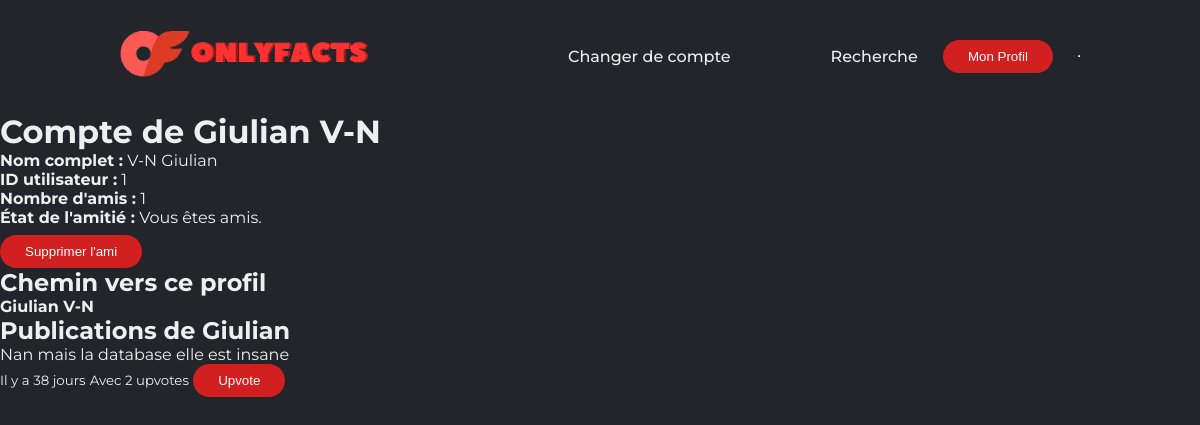
Screenshot of /profile/1 (signed in) with the database file from the repository.
### tables this page shows
CREATE TABLE users(USER_ID INTEGER PRIMARY KEY,FIRST_NAME TEXT,LAST_NAME TEXT,PASSWORD TEXT);

CREATE TABLE posts(POST_ID INTEGER PRIMARY KEY,AUTHOR INTEGER,BODY TEXT,DATE TEXT,FOREIGN KEY (AUTHOR) REFERENCES users(USER_ID));

### apps/routes.py (the view)
@app.route('/profile/<id>', methods = ['GET'])
def profile(id):
    if g.utilisateur is None:
        return redirect(location="/login")
    if id == -1:
        u_profil = g.utilisateur
    else:
        u_profil = get_utilisateur_par_id(int(id))
    if u_profil is None:
        return redirect(location="/login")
    else:
        return render_template('profil.html', titre='Profil', utilisateur=u_profil, moncompte=(u_profil["id"] == g.utilisateur["id"]), len_amis=len(get_tous_les_amis(u_profil["id"])), est_ami=est_ami(g.utilisateur["id"], u_profil["id"]), posts_utilisateur=liste_post_fini_auteur(utilisateur_id=u_profil["id"]),lien = [get_utilisateur_par_id(i) for i in get_lien_minimum(g.utilisateur["id"],u_profil["id"])])

### apps/db.py (called while the page is built)
def ouvrir_database() -> tuple[sqlite3.Connection, sqlite3.Cursor]:
    try:
        db_connection : sqlite3.Connection = sqlite3.connect("OF_database.db")
        db_cursor : sqlite3.Cursor = db_connection.cursor()
        return db_connection, db_cursor
    except sqlite3.Error as error:
        raise error

def fermer_database(db_connection : sqlite3.Connection) -> None:
    try:
        db_connection.commit()
        db_connection.close()
    except sqlite3.Error as error:
        raise error

def convert_utilisateur_dict(utilisateur) -> dict:
    return {"id":utilisateur[0],"prenom":utilisateur[1],"nom":utilisateur[2],"mdp":utilisateur[3]}

def get_utilisateur_par_id(id_utilisateur : int) -> dict:
    db_connection, db_cursor = ouvrir_database()
    try:
        db_cursor.execute(f'SELECT * FROM users WHERE USER_ID={id_utilisateur};')
        user = db_cursor.fetchone()
        fermer_database(db_connection)
        return user if user == None else convert_utilisateur_dict(user)
    except sqlite3.Error as error:
        raise error

def convert_post_dict(post) -> dict:
    return {"id":post[0],"author_id":post[1],"body":post[2],"created":post[3]}

def get_posts_avec_infos_auteur(search="", utilisateur_id=None):
    posts_prepares = []
    posts_avec_mots = get_tous_post_par_auteur(utilisateur_id)
    for post in posts_avec_mots:
        auteur = get_utilisateur_par_id(post["author_id"])
        votes = get_votes_post(post["id"])
        posts_prepares.append({
            "id": post["id"],
            "body": post["body"],
            "created": post["created"],
            "auteur": auteur,
            "votes": votes
        })
    return posts_prepares

def get_tous_post_par_auteur(id_auteur):
    db_connection, db_cursor = ouvrir_database()
    try:
        db_cursor.execute(f'SELECT * FROM posts WHERE AUTHOR = \'{id_auteur}\';')
        posts = db_cursor.fetchall()
        fermer_database(db_connection)
        for post_i in range(len(posts)):
            posts[post_i] = convert_post_dict(posts[post_i])
        return posts
    except sqlite3.Error as error:
        raise error

def get_votes_post(id_post):
    db_connection, db_cursor = ouvrir_database()
    try:
        db_cursor.execute(f'SELECT COUNT(POST_VOTE_ID) FROM votes WHERE POST_VOTE_ID={id_post};')
        votes = db_cursor.fetchone()[0]
        fermer_database(db_connection)
        return votes
    except sqlite3.Error as error:
        raise error

### apps/templates/profil.html
{% extends "base.html" %}
{% block content %}
<div class="profil-header">
    {% if moncompte %}
    <h1><strong>Mon Compte</strong></h1>
    <p>Pas {{ utilisateur.prenom }} ? <a href="/login">Changer de compte</a></p>
    {% else %}
    <h1><strong>Compte de {{ utilisateur.prenom }} {{ utilisateur.nom }}</strong></h1>
    {% endif %}
</div>
<div class="profil-details">
    <p><strong>Nom complet :</strong> {{ utilisateur.nom }} {{ utilisateur.prenom }}</p>
    <p><strong>ID utilisateur :</strong> {{ utilisateur.id }}</p>
    <p><strong>Nombre d'amis :</strong> {{ len_amis }}</p>
    {% if not moncompte %}
        <p><strong>État de l'amitié :</strong>
            {% if est_ami %}
                Vous êtes amis.
            {% else %}
                Vous n'êtes pas encore amis.
            {% endif %}
        </p>
        <form action="/ami/{{ utilisateur.id }}" method="post" style="display:inline-block; margin-top:0.5rem;">
            <button type="submit">{% if est_ami %}Supprimer l'ami{% else %}Ajouter en ami{% endif %}</button>
        </form>
    {% endif %}
</div>
<div class="profil-friends-path">
    <h2>Chemin vers ce profil</h2>
    {% if lien %}
    <p>
        {% for utilisateur_lien in lien %}
            <strong>{{ utilisateur_lien.prenom }} {{ utilisateur_lien.nom }}</strong>{% if not loop.last %} &rarr; {% endif %}
        {% endfor %}
    </p>
    {% else %}
    <p>Aucun chemin d'amitié disponible.</p>
    {% endif %}
</div>
<div class="profil-posts">
    <h2>Publications de {{ utilisateur.prenom }}</h2>
    {% if posts_utilisateur %}
        <ul>
            {% for post in posts_utilisateur %}
                <li>
                    <p>{{ post.body }}</p>
                    <small>{{ post.created }}</small>
                    <small>Avec {{ post.votes }} upvotes</small>
                    <form action="/upvote/profile/{{ post.id }}" method="POST" style="display:inline;">
                        <button type="submit">Upvote</button>
                    </form>
                </li>
            {% endfor %}
        </ul>
    {% else %}
        <p>Aucune publication à afficher.</p>
    {% endif %}
</div>
{% endblock %}

### apps/static/styles.css (style rules this page uses)
* { box-sizing: border-box; margin: 0; padding: 0; }
body { background-color: #24252A; font-family: "Montserrat", sans-serif; color: #edf0f1; }
button { padding: 9px 25px; background-color: rgb(210, 31, 31); border: none; border-radius: 50px; cursor: pointer; transition: all 0.3s ease; color: white; }

### rows the page displays
users: prenom "Giulian", nom "V-N"
posts: body "Nan mais la database elle est insane", created "Il y a 38 jours", votes "2"

### other values shown
{{ utilisateur.id }} "1"
{{ len_amis }} "1"
